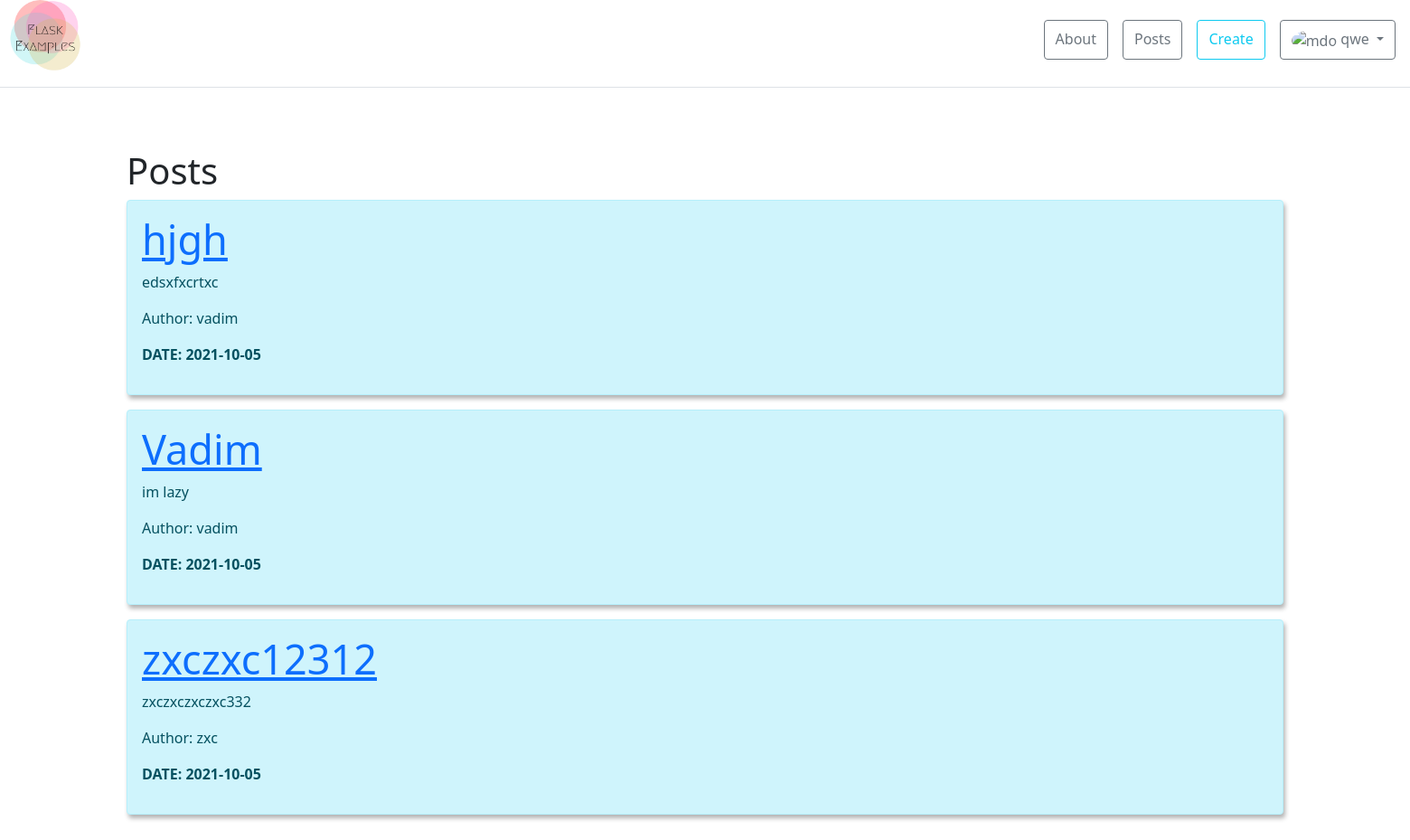
Page /posts (signed in) on the earlier database version.
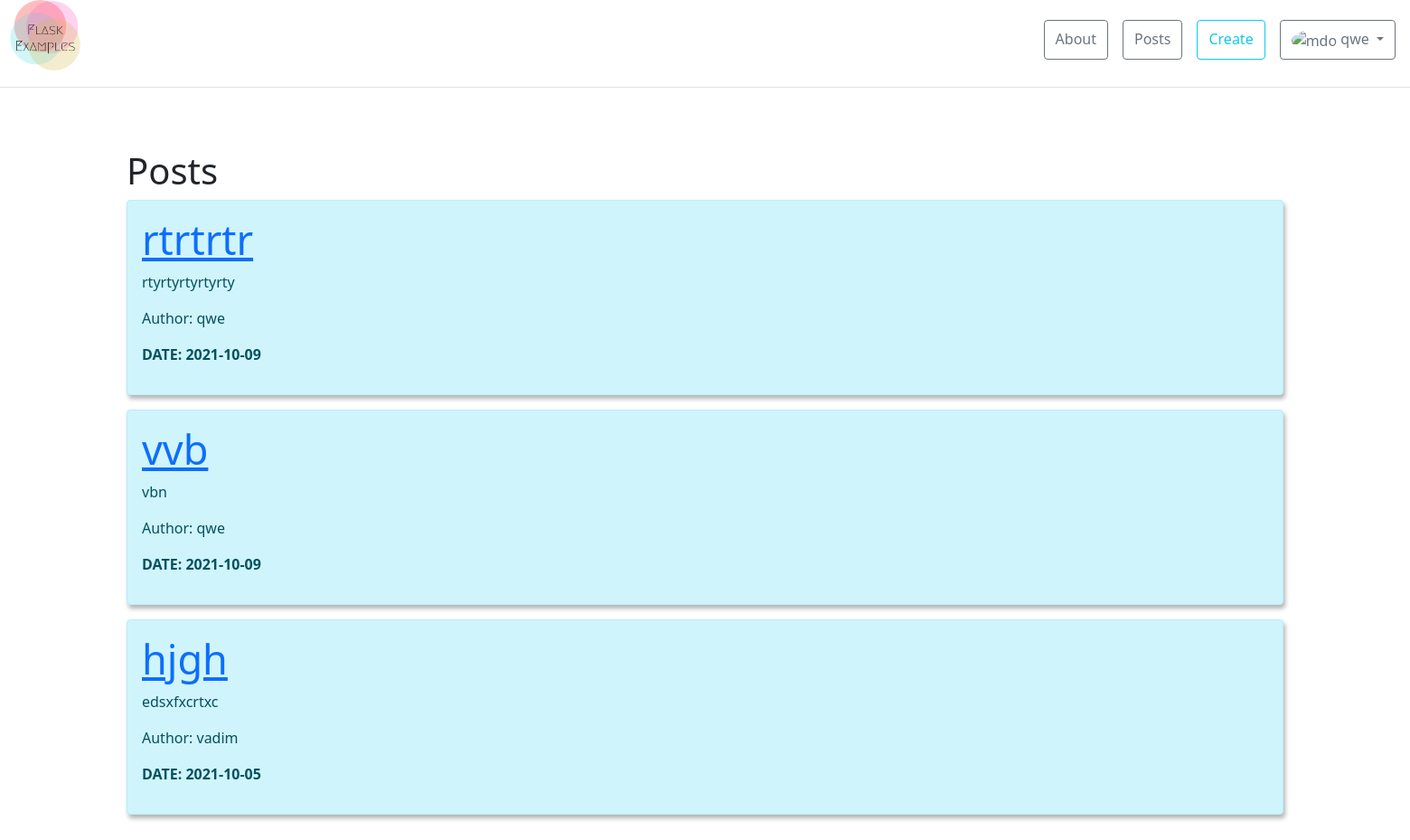
Same page on the later database version.
### app.py (models this page shows)
class User(db.Model, UserMixin):
    __tablename__ = "user"
    id = db.Column(db.Integer, primary_key=True)
    username = db.Column(db.String(20), nullable=False)
    password = db.Column(db.String(50), nullable=False)

class Article(db.Model):
    __tablename__ = "article"
    id = db.Column(db.Integer, primary_key=True)
    title = db.Column(db.String(300), nullable=False)
    intro = db.Column(db.String(300), nullable=False)
    text = db.Column(db.Text, nullable=False)
    date = db.Column(db.DateTime, default=datetime.utcnow)
    author = db.Column(db.String(20), nullable=False)

### app.py (the view)
@app.route('/posts')
def posts():
    articles = Article.query.order_by(Article.date.desc()).all()
    return render_template('posts.html', articles=articles)

### app.py (called while the page is built)
@login_manager.user_loader
def load_user(user_id):
    return User.query.get(int(user_id))

### templates/posts.html (shortened to what this page needs)
{% extends 'base.html' %}
{% block body %}
<div class="container mt-5">
    <h1>Posts</h1>
    {% if articles|length > 0%}
    {% for post in articles %}
    <div class="alert alert-info word-br box">
        <h2><a href="/posts/{{post.id}}"> {{post.title}}</a></h2>
        <p>{{post.intro}}</p>
        <p>Author: {{post.author}}</p>
        <p><b>DATE: {{post.date.date()}}</b></p>
    </div>
    {% endfor %}
    {%else %}
    <h2> There are no posts on the page yet</h2>
    {% endif %}
</div>
{% endblock %}

### templates/base.html (shortened to what this page needs)
<!DOCTYPE html>
<html lang="en">
<head>
    <link href="https://cdn.jsdelivr.net/npm/bootstrap@5.1.0/dist/css/bootstrap.min.css" rel="stylesheet"
>
    <link rel="stylesheet" href="{{url_for('static', filename='css/signin.css')}}">
    <link rel="stylesheet" href="{{url_for('static', filename='css/style.css')}}">
</head>
<body>
<div>
    <header>
        <div class="d-flex flex-column flex-md-row align-items-center pb-3 mb-4 border-bottom">
            <div class="lft-mg5">
            <a href="/" class="d-flex align-items-center text-dark text-decoration-none">
                <img src="{{url_for('static', filename='images/logo.png')}}" height="80px" alt="logo">
            </a>
            </div>
            <nav class="d-inline-flex mt-md-2 ms-md-auto">
                <a class="me-3 py-2 btn btn-outline-secondary" href="/about">About</a>
                <a class="me-3 py-2 btn btn-outline-secondary" href="/posts">Posts</a>
                {% if current_user.is_authenticated %}
                <a class="me-3 py-2 btn btn-outline-info" href="/create_post">Create</a>
                <div class="dropdown">
                    <a class="me-3 py-2 btn btn-outline-secondary dropdown-toggle" href="#" role="button"
                       id="dropdownMenuLink"
                       data-bs-toggle="dropdown" aria-expanded="false">
                        <img src="https://github.com/sl9site.png" alt="mdo" width="32" height="32"
                             class="rounded-circle">
                        {{current_user.username}}
                    </a>
                </div>
                {%else %}
                <a class="me-3 py-2 btn btn-outline-primary" href="/login">login</a>
                {% endif %}
            </nav>
        </div>
    </header>
    {% block body %}{% endblock %}
</div>
</body>
</html>

### static/css/style.css (style rules this page uses)
body { background: white }
.word-br { word-wrap: break-word; }
.box { box-shadow: 2px 4px 5px rgba(0, 0, 0, 0.3); transform: translateX(400%); transition: transform 0.4s ease; }
.box:nth-of-type(even) { transform: translateX(-400%); }
.box.show { transform: translateX(0); }
.box h2 { font-size: 45px; }
.lft-mg5 { margin-left: 10px }
.container { padding: 20px; }

Differences in the rows shown:
no longer on this page (row unchanged): Article: title "Vadim", intro "im lazy", author "vadim", date "2021-10-05"
no longer on this page (row unchanged): Article: title "zxczxc12312", intro "zxczxczxczxc332", author "zxc", date "2021-10-05"
added Article: title "rtrtrtr", intro "rtyrtyrtyrtyrty", author "qwe", date "2021-10-09"
added Article: title "vvb", intro "vbn", author "qwe", date "2021-10-09"
